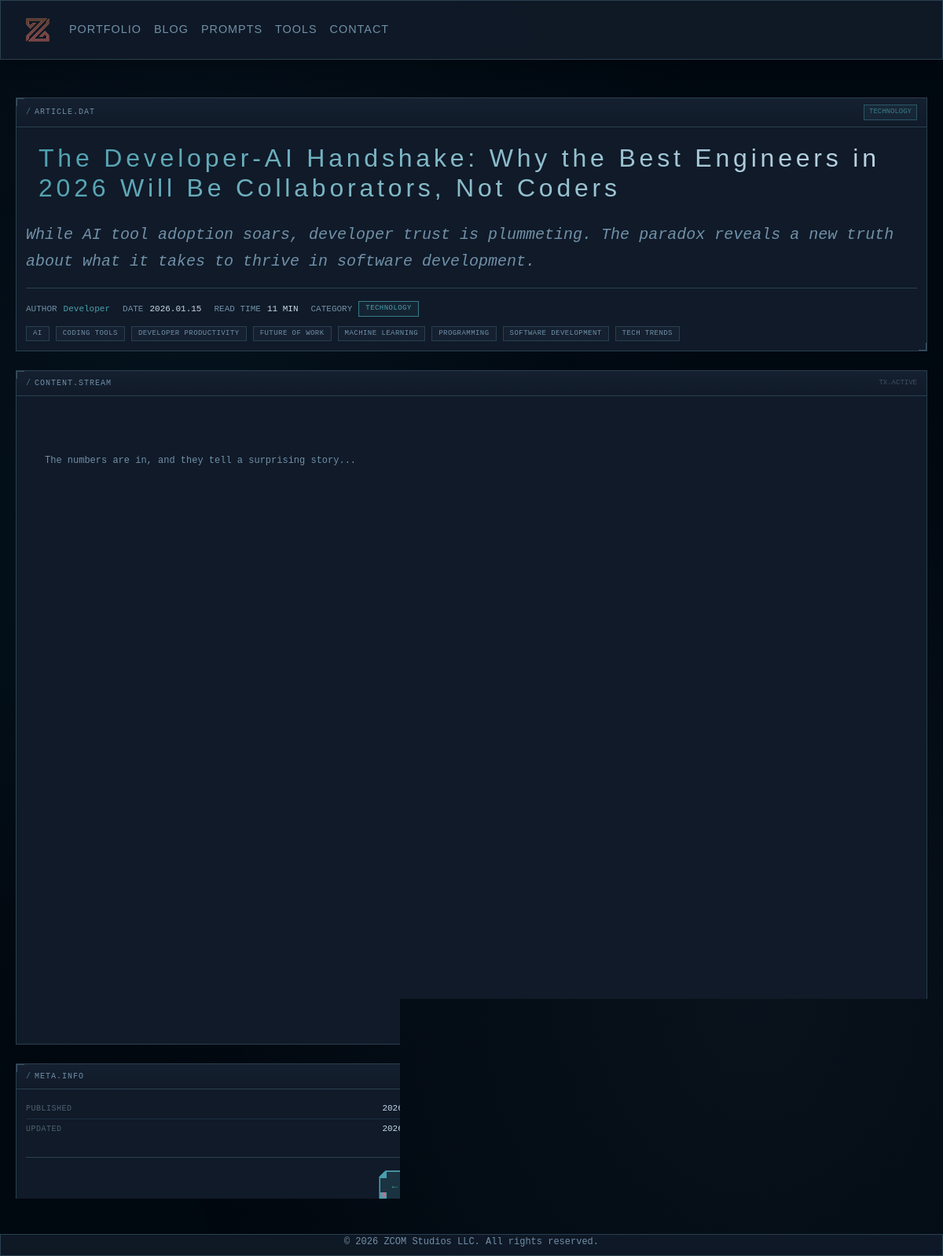
Screenshot of /articles/article.php?slug=developer-ai-handshake-2026 with the database file from the repository.
### tables this page shows
CREATE TABLE IF NOT EXISTS `articles` (
  `id` INT(11) UNSIGNED NOT NULL AUTO_INCREMENT,
  `article_id` VARCHAR(50) DEFAULT NULL,
  `title` VARCHAR(255) NOT NULL,
  `slug` VARCHAR(255) NOT NULL UNIQUE,
  `excerpt` TEXT,
  `content` LONGTEXT,
  `category` VARCHAR(100) DEFAULT NULL,
  `author_name` VARCHAR(100) DEFAULT NULL,
  `author_bio` TEXT,
  `author_avatar_url` VARCHAR(255) DEFAULT NULL,
  `author_role` VARCHAR(100) DEFAULT NULL,
  `meta_title` VARCHAR(255) DEFAULT NULL,
  `meta_description` TEXT,
  `og_title` VARCHAR(255) DEFAULT NULL,
  `og_description` TEXT,
  `og_image_url` VARCHAR(255) DEFAULT NULL,
  `status` ENUM('draft','published','archived') DEFAULT 'draft',
  `visibility` ENUM('public','private','unlisted') DEFAULT 'public',
  `published_date` TIMESTAMP NULL DEFAULT NULL,
  `featured` TINYINT(1) DEFAULT 0,
  `sticky` TINYINT(1) DEFAULT 0,
  `allow_comments` TINYINT(1) DEFAULT 1,
  `word_count` INT(11) DEFAULT 0,
  `reading_time` INT(11) DEFAULT 0,
  `views` INT(11) DEFAULT 0,
  `created_at` TIMESTAMP DEFAULT CURRENT_TIMESTAMP,
  `updated_at` TIMESTAMP DEFAULT CURRENT_TIMESTAMP ON UPDATE CURRENT_TIMESTAMP,
  PRIMARY KEY (`id`),
  INDEX `idx_slug` (`slug`),
  INDEX `idx_status` (`status`),
  INDEX `idx_visibility` (`visibility`),
  INDEX `idx_featured` (`featured`),
  INDEX `idx_published_date` (`published_date`)
);

### articles/article.php (the view, shortened to what this page needs)
<?php
$article_slug = isset($_GET['slug']) ? $_GET['slug'] : '';
require_once '../includes/db_config.php';
try {
    $stmt = $db->prepare("SELECT * FROM articles WHERE slug = :slug");
    $stmt->execute(['slug' => $article_slug]);
    $article = $stmt->fetch();
    $tagStmt = $db->prepare("
        SELECT tr.display_name
        FROM article_tags at
        JOIN tags_registry tr ON at.tag_id = tr.id
        WHERE at.article_id = :article_id
        ORDER BY tr.display_name
    ");
    $tagStmt->execute(['article_id' => $article['id']]);
    $tagRows = $tagStmt->fetchAll(PDO::FETCH_COLUMN);
    $article['tags'] = implode(', ', $tagRows);
} catch (PDOException $e) {
    error_log("Article Query Error: " . $e->getMessage());
    header('Location: /blog.php');
    exit;
}
include '../includes/header.php';
?>
</head>
<body class="cyber-theme">
<?php
include '../includes/navbar.php';
?>
<main class="container my-5" style="z-index: 3; pointer-events: auto;">
    <div class="cyber-panel mb-4">
        <div class="cyber-panel-header">
            <span class="panel-title">ARTICLE.DAT</span>
            <span class="panel-id"><?php echo strtoupper($article['category'] ?? 'BLOG'); ?></span>
        </div>
        <div class="cyber-panel-body">
            <h1 class="page-title mb-3"><?php echo htmlspecialchars($article['title']); ?></h1>
            <p class="lead" style="color: #7090a8;"><?php echo htmlspecialchars($article['excerpt']); ?></p>
            <div style="display: flex; flex-wrap: wrap; gap: 16px; margin-top: 16px; padding-top: 16px; border-top: 1px solid #2a4050;">
                <div class="cyber-data-status">
                    <span class="status-label">AUTHOR</span>
                    <span style="color: #4a9ead;"><?php echo htmlspecialchars($article['author_name']); ?></span>
                </div>
                <div class="cyber-data-status">
                    <span class="status-label">DATE</span>
                    <span style="color: #c8d8e8;"><?php echo date('Y.m.d', strtotime($article['published_date'])); ?></span>
                </div>
                <div class="cyber-data-status">
                    <span class="status-label">READ TIME</span>
                    <span style="color: #c8d8e8;"><?php echo $article['reading_time']; ?> MIN</span>
                </div>
                <?php if ($article['category']): ?>
                <div class="cyber-data-status">
                    <span class="status-label">CATEGORY</span>
                    <span class="cyber-badge cyan"><?php echo htmlspecialchars(strtoupper($article['category'])); ?></span>
                </div>
                <?php endif; ?>
            </div>
            <?php if ($article['tags']): ?>
            <div style="margin-top: 12px; display: flex; flex-wrap: wrap; gap: 8px;">
                <?php
                $tags = explode(', ', $article['tags']);
                foreach ($tags as $tag):
                ?>
                <span class="cyber-badge"><?php echo htmlspecialchars(strtoupper($tag)); ?></span>
                <?php endforeach; ?>
            </div>
            <?php endif; ?>
        </div>
    </div>
    <div class="cyber-panel">
        <div class="cyber-panel-header">
            <span class="panel-title">CONTENT.STREAM</span>
            <span class="panel-status">TX.ACTIVE</span>
        </div>
        <div class="cyber-panel-body">
            <article style="max-width: 100%;">
                <div class="article-content" style="color: #c8d8e8; line-height: 1.8;">
                    <?php echo $article['content']; ?>
                </div>
            </article>
        </div>
    </div>
    <div class="cyber-panel mt-4">
        <div class="cyber-panel-header">
            <span class="panel-title">META.INFO</span>
        </div>
        <div class="cyber-panel-body">
            <div style="display: grid; grid-template-columns: 1fr 1fr; gap: 16px;">
                <div>
                    <div class="cyber-data-row">
                        <span class="data-key">PUBLISHED</span>
                        <span class="data-value"><?php echo $article['published_date'] ? date('Y.m.d H:i', strtotime($article['published_date'])) : 'N/A'; ?></span>
                    </div>
                    <?php if (!empty($article['updated_at']) && $article['updated_at'] != $article['published_date']): ?>
                    <div class="cyber-data-row">
                        <span class="data-key">UPDATED</span>
                        <span class="data-value"><?php echo date('Y.m.d H:i', strtotime($article['updated_at'])); ?></span>
                    </div>
                    <?php endif; ?>
                </div>
                <div>
                    <div class="cyber-data-row">
                        <span class="data-key">VIEWS</span>
                        <span class="data-value" style="color: #4a9ead;"><?php echo number_format($article['views'] ?? 0); ?></span>
                    </div>
                </div>
            </div>
            <div class="text-center mt-4 pt-3" style="border-top: 1px solid #2a4050;">
                <a href="/blog.php" class="btn-scifi btn-scifi-primary">← RETURN TO BLOG.INDEX</a>
            </div>
        </div>
    </div>
</main>
<?php
include '../includes/footer.php';
?>

### includes/header.php (shortened to what this page needs)
<!DOCTYPE html>
<html lang="en">
<head>
    <link rel="stylesheet" href="https://stackpath.bootstrapcdn.com/bootstrap/4.5.2/css/bootstrap.min.css">
    <link rel="stylesheet" href="/css/style-cyberterm.css">

### includes/navbar.php (shortened to what this page needs)
<nav class="navbar navbar-expand-lg text-centerbg-body-tertiary pt-3 pb-3">
  <div class="container-fluid">
    <a class="navbar-brand" href="/index.php"><img class="navbar-brand-logo"src="/img/logo/logo_zcom-studios_1-nav-brand.png" height="32px"></a>
    <div class="collapse navbar-collapse" id="navbarNavAltMarkup">
      <div class="navbar-nav">
        <a class="nav-link" href="/portfolio.php">Portfolio</a>
        <a class="nav-link" href="/blog.php">Blog</a>
        <a class="nav-link" href="/prompts.php">Prompts</a>
        <a class="nav-link" href="/tools.php">Tools</a>
        <a class="nav-link" href="/contact.php">Contact</a>
      </div>
    </div>
</nav>

### includes/footer.php (shortened to what this page needs)
<footer class="footer mb-0 py-0 text-center">
        <p>&copy; 2026 ZCOM Studios LLC. All rights reserved.</p>
</footer>
</body>
</html>

### rows the page displays
articles: category "TECHNOLOGY", title "The Developer-AI Handshake: Why the Best Engineers in 2026 Will Be Collaborators, Not Coders", excerpt "While AI tool adoption soars, developer trust is plummeting. The paradox reveals a new truth about what it takes to thrive in software development.", author_name "Developer", published_date "2026.01.15", reading_time "11", content "The numbers are in, and they tell a surprising story...", published_date "2026.01.15 12:00", updated_at "2026.01.24 23:14"

### other values shown
$tag "AI"
$tag "CODING TOOLS"
$tag "DEVELOPER PRODUCTIVITY"
$tag "FUTURE OF WORK"
$tag "MACHINE LEARNING"
$tag "PROGRAMMING"
$tag "SOFTWARE DEVELOPMENT"
$tag "TECH TRENDS"
